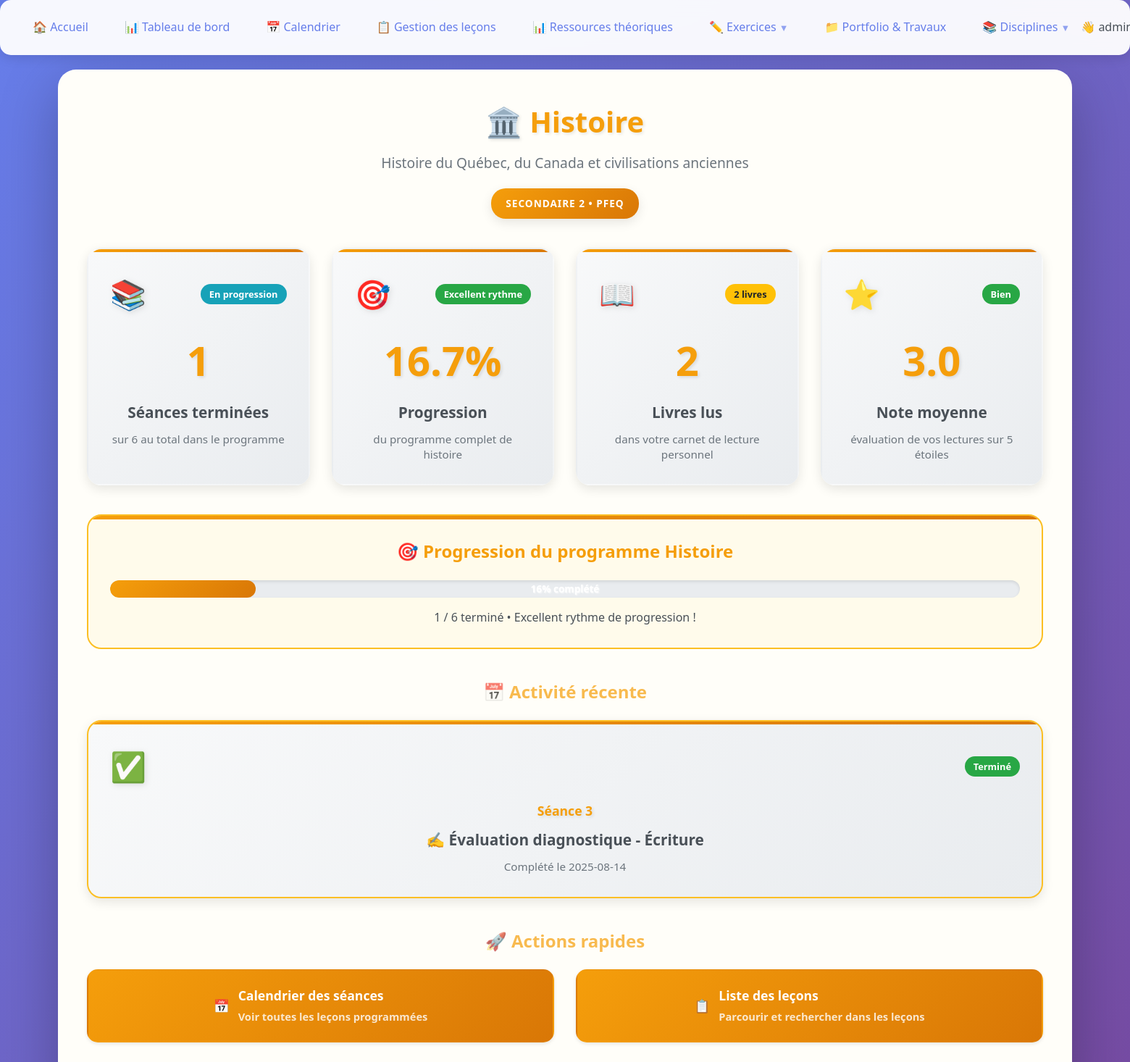
The page /dashboard/histoire (signed in) on the database as committed earlier.
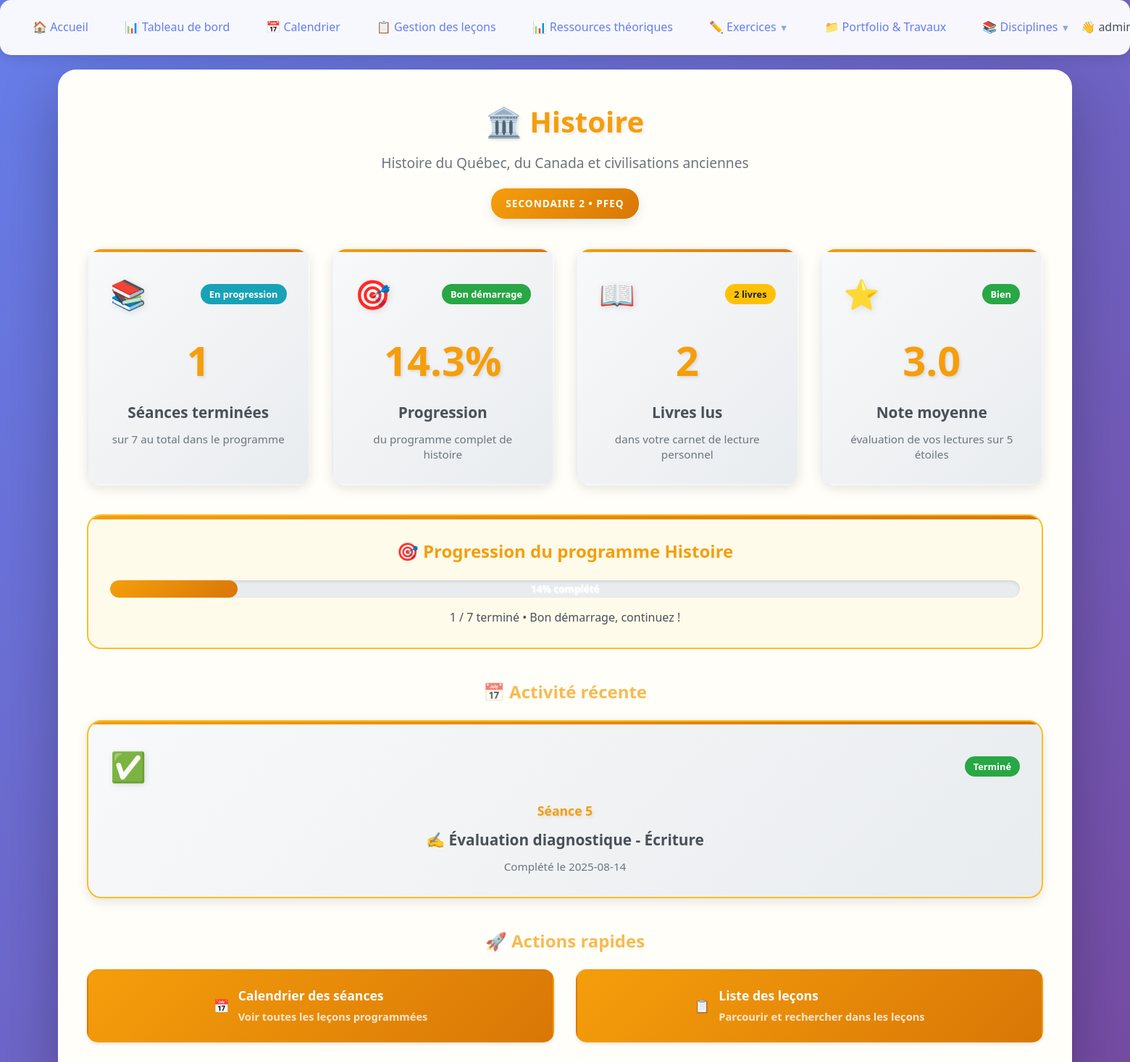
The same page on the database as committed later.
### tables this page shows
CREATE TABLE student_progress (
                id INTEGER PRIMARY KEY AUTOINCREMENT,
                user_id INTEGER,
                lesson_id INTEGER,
                completed BOOLEAN DEFAULT FALSE,
                notes TEXT,
                completion_date TIMESTAMP,
                FOREIGN KEY (user_id) REFERENCES users (id),
                FOREIGN KEY (lesson_id) REFERENCES lessons (id)
            );

CREATE TABLE lessons (
                id INTEGER PRIMARY KEY AUTOINCREMENT,
                lesson_number INTEGER NOT NULL,
                month TEXT NOT NULL,
                week_number INTEGER NOT NULL,
                day_number INTEGER NOT NULL,
                title TEXT NOT NULL,
                content TEXT,
                duration INTEGER DEFAULT 75,
                competences TEXT,
                materials TEXT,
                objectives TEXT,
                tags TEXT,
                created_at TIMESTAMP DEFAULT CURRENT_TIMESTAMP,
                updated_at TIMESTAMP DEFAULT CURRENT_TIMESTAMP
            , subject TEXT DEFAULT 'français', evaluation TEXT, homework TEXT, adaptations TEXT, notes TEXT);

### app.py (the view)
@app.route('/dashboard/<discipline>')
def discipline_dashboard(discipline):
    if 'user' not in session:
        return redirect(url_for('login'))
    valid_disciplines = ['mathematiques', 'francais', 'histoire', 'culture_citoyennete', 'geographie']
    if discipline not in valid_disciplines:
        flash("Discipline non reconnue", 'error')
        return redirect(url_for('discipline_selection'))
    conn = sqlite3.connect(DB_FILE)
    c = conn.cursor()
    user_id = session.get('user_id')
    completed_lessons = 0
    total_lessons = 0
    books_read = 0
    avg_rating = 0
    if user_id:
        if discipline == 'mathematiques':
            c.execute("""SELECT COUNT(*) FROM student_progress sp
                        JOIN lessons l ON sp.lesson_id = l.id
                        WHERE sp.user_id=? AND sp.completed=1 AND l.subject='mathématiques'""",
                     (user_id,))
            completed_lessons = c.fetchone()[0]
            c.execute("SELECT COUNT(*) FROM lessons WHERE subject='mathématiques'")
            total_lessons = c.fetchone()[0]
        else:
            c.execute("""SELECT COUNT(*) FROM student_progress sp
                        JOIN lessons l ON sp.lesson_id = l.id
                        WHERE sp.user_id=? AND sp.completed=1 AND (l.subject=? OR l.subject='français')""",
                     (user_id, discipline))
            completed_lessons = c.fetchone()[0]
            c.execute("SELECT COUNT(*) FROM lessons WHERE subject=? OR subject='français'", (discipline,))
            total_lessons = c.fetchone()[0]
        c.execute("SELECT COUNT(*) FROM reading_log WHERE user_id=?", (user_id,))
        books_read = c.fetchone()[0]
        c.execute("SELECT AVG(rating) FROM reading_log WHERE user_id=? AND rating IS NOT NULL", (user_id,))
        avg_rating_result = c.fetchone()[0]
        avg_rating = round(avg_rating_result, 1) if avg_rating_result else 0
    progress_percentage = round((completed_lessons / total_lessons * 100), 1) if total_lessons > 0 else 0
    recent_activity = []
    competencies = []
    if discipline == 'mathematiques':
        c.execute("""SELECT l.title, l.lesson_number, sp.completion_date
                    FROM student_progress sp
                    JOIN lessons l ON l.id = sp.lesson_id
                    WHERE sp.user_id = ? AND sp.completed = 1 AND l.subject = 'mathématiques'
                    ORDER BY sp.completion_date DESC LIMIT 5""", (user_id,))
        recent_activity = c.fetchall()
        competencies = [
            {'code': 'C1', 'title': 'Résoudre une situation-problème', 'progress': 45},
            {'code': 'C2', 'title': 'Raisonnement mathématique', 'progress': 60},
            {'code': 'C3', 'title': 'Communication mathématique', 'progress': 35}
        ]
    else:
        c.execute("""SELECT l.title, l.lesson_number, sp.completion_date
                    FROM student_progress sp
                    JOIN lessons l ON l.id = sp.lesson_id
                    WHERE sp.user_id = ? AND sp.completed = 1
                    ORDER BY sp.completion_date DESC LIMIT 5""", (user_id,))
        recent_activity = c.fetchall()
        if discipline == 'francais':
            competencies = [
                {'code': 'C1', 'title': 'Lire et apprécier des textes', 'progress': 70},
                {'code': 'C2', 'title': 'Écrire des textes variés', 'progress': 55},
                {'code': 'C3', 'title': 'Communiquer oralement', 'progress': 65}
            ]
    conn.close()
    discipline_config = {
        'mathematiques': {
            'title': 'Mathématiques',
            'icon': '🔢',
            'theme': 'math',
            'description': 'Algèbre, géométrie, statistiques et résolution de problèmes'
        },
        'francais': {
            'title': 'Français',
            'icon': '📖',
            'theme': 'francais',
            'description': 'Lecture, écriture, grammaire et littérature québécoise'
        },
        'histoire': {
            'title': 'Histoire',
            'icon': '🏛️',
            'theme': 'histoire',
            'description': 'Histoire du Québec, du Canada et civilisations anciennes'
        },
        'culture_citoyennete': {
            'title': 'Culture et citoyenneté',
            'icon': '🏳️',
            'theme': 'culture',
            'description': 'Éthique, culture québécoise et éducation à la citoyenneté'
        },
        'geographie': {
            'title': 'Géographie',
            'icon': '🌍',
            'theme': 'geographie',
            'description': 'Géographie du Québec, environnement et territoires'
        }
    }
    data = {
        'discipline': discipline,
        'discipline_config': discipline_config[discipline],
        'completed_lessons': completed_lessons,
        'total_lessons': total_lessons,
        'books_read': books_read,
        'avg_rating': avg_rating,
        'progress_percentage': progress_percentage,
        'recent_activity': recent_activity,
        'competencies': competencies,
        'available_disciplines': valid_disciplines
    }
    return render_template('discipline_dashboard.html', **data)

### templates/discipline_dashboard.html (shortened to what this page needs)
<!DOCTYPE html>
<html lang="fr">
<head>
    <link rel="stylesheet" href="{{ url_for('static', filename='css/base/variables.css') }}">
    <link rel="stylesheet" href="{{ url_for('static', filename='css/base/reset.css') }}">
    <link rel="stylesheet" href="{{ url_for('static', filename='css/components/navigation.css') }}">
    <link rel="stylesheet" href="{{ url_for('static', filename='css/components/buttons.css') }}">
    <link rel="stylesheet" href="{{ url_for('static', filename='css/components/dashboard.css') }}">
    <link rel="stylesheet" href="{{ url_for('static', filename='css/components/progress.css') }}">
    <link rel="stylesheet" href="{{ url_for('static', filename='css/components/discipline-dashboard.css') }}">
</head>
<body>
    {% include 'components/navigation.html' %}
    {% from 'components/discipline_dashboard_base.html' import discipline_stat_card, discipline_progress_section, discipline_competency_card, discipline_action_button %}
    <div class="discipline-dashboard discipline-theme-{{ discipline_config.theme }} discipline-fade-in">
        <div class="discipline-header">
            <h1>{{ discipline_config.icon }} {{ discipline_config.title }}</h1>
            <p>{{ discipline_config.description }}</p>
            <div class="discipline-badge" style="background: var(--discipline-gradient);">
                Secondaire 2 • PFEQ
            </div>
        </div>
        <div class="stats-grid">
            {{ discipline_stat_card(
                icon="📚",
                value=completed_lessons,
                label="Séances terminées",
                description="sur " + total_lessons|string + " au total dans le programme",
                trend_text=("+5 cette semaine" if completed_lessons >= 5 else "En progression"),
                trend_type="info"
            ) }}
            {{ discipline_stat_card(
                icon="🎯",
                value=progress_percentage|string + "%",
                label="Progression",
                description="du programme complet de " + discipline_config.title.lower(),
                trend_text=("Excellent rythme" if progress_percentage >= 15 else "Bon démarrage"),
                trend_type=""
            ) }}
            {% if discipline == 'francais' or books_read > 0 %}
            {{ discipline_stat_card(
                icon="📖",
                value=books_read,
                label="Livres lus",
                description="dans votre carnet de lecture personnel",
                trend_text=(books_read|string + " livres" if books_read > 0 else "Commencez votre carnet"),
                trend_type="warning"
            ) }}
            {% endif %}
            {% if avg_rating > 0 %}
            {{ discipline_stat_card(
                icon="⭐",
                value=(avg_rating if avg_rating > 0 else "--"),
                label="Note moyenne",
                description="évaluation de vos lectures sur 5 étoiles",
                trend_text=("Excellent" if avg_rating >= 4 else "Bien" if avg_rating >= 3 else "Débutant"),
                trend_type=""
            ) }}
            {% endif %}
        </div>
        {{ discipline_progress_section(
            title="🎯 Progression du programme " + discipline_config.title,
            current=completed_lessons,
            total=total_lessons,
            description=("Excellent rythme de progression !" if progress_percentage >= 15 else
                        "Bon démarrage, continuez !" if progress_percentage >= 5 else
                        "C'est parti pour l'aventure !")
        ) }}
        {% if recent_activity %}
        <div style="margin-top: var(--space-2xl);">
            <h2 style="font-size: var(--font-size-2xl); font-weight: var(--font-weight-bold); color: var(--discipline-primary, var(--primary-color)); margin-bottom: var(--space-lg); text-align: center;">
                📅 Activité récente
            </h2>
            <div class="stats-grid">
                {% for activity in recent_activity[:3] %}
                <div class="discipline-stat-card discipline-scale-in" style="border-color: var(--discipline-accent);">
                    <div class="stat-header">
                        <div class="stat-icon">✅</div>
                        <div class="stat-trend">Terminé</div>
                    </div>
                    <div class="stat-value" style="font-size: var(--font-size-lg); color: var(--discipline-primary);">
                        Séance {{ activity[1] }}
                    </div>
                    <div class="stat-label">{{ activity[0][:50] }}{% if activity[0]|length > 50 %}...{% endif %}</div>
                    <div class="stat-description">
                        Complété le {{ activity[2].split()[0] if activity[2] else 'récemment' }}
                    </div>
                </div>
                {% endfor %}
            </div>
        </div>
        {% endif %}
        <div style="margin-top: var(--space-2xl);">
            <h2 style="font-size: var(--font-size-2xl); font-weight: var(--font-weight-bold); color: var(--discipline-primary, var(--primary-color)); margin-bottom: var(--space-lg); text-align: center;">
                🚀 Actions rapides
            </h2>
            <div class="stats-grid">
                {% if discipline == 'mathematiques' %}
                {{ discipline_action_button(
                    url=url_for('math_schedule_overview'),
                    icon="📊",
                    title="Aperçu du programme",
                    description="Vue d'ensemble du curriculum mathématique"
                ) }}
                {{ discipline_action_button(
                    url=url_for('math_units'),
                    icon="📚",
                    title="Unités thématiques",
                    description="Explorer les 5 domaines mathématiques"
                ) }}
                {{ discipline_action_button(
                    url=url_for('progress_dashboard'),
                    icon="📈",
                    title="Progrès détaillé",
                    description="Suivi avancé de votre progression"
                ) }}
                {% else %}
                {{ discipline_action_button(
                    url=url_for('calendar'),
                    icon="📅",
                    title="Calendrier des séances",
                    description="Voir toutes les leçons programmées"
                ) }}
                {{ discipline_action_button(
                    url=url_for('lessons_list'),
                    icon="📋",
                    title="Liste des leçons",
                    description="Parcourir et rechercher dans les leçons"
                ) }}
                {% endif %}
            </div>
        </div>
    </div>
</body>
</html>

### templates/components/navigation.html (shortened to what this page needs)
{% if session.user %}
<nav class="nav-bar">
    <div class="nav-links">
        <a href="{{ url_for('index') }}" class="nav-link {% if request.endpoint == 'index' %}active{% endif %}">
            🏠 Accueil
        </a>
        <a href="{{ url_for('dashboard') }}" class="nav-link {% if request.endpoint == 'dashboard' %}active{% endif %}">
            📊 Tableau de bord
        </a>
        <a href="{{ url_for('calendar') }}" class="nav-link {% if request.endpoint == 'calendar' %}active{% endif %}">
            📅 Calendrier
        </a>
        <a href="{{ url_for('lessons_list') }}" class="nav-link {% if request.endpoint == 'lessons_list' %}active{% endif %}">
            📋 Gestion des leçons
        </a>
        <a href="{{ url_for('theory') }}" class="nav-link {% if request.endpoint == 'theory' %}active{% endif %}">
            📊 Ressources théoriques
        </a>
        <div class="nav-dropdown">
            <a href="#" class="nav-link dropdown-toggle {% if 'exercise' in request.endpoint or 'grammar_gender' in request.endpoint %}active{% endif %}">
                ✏️ Exercices
            </a>
        </div>
        <a href="{{ url_for('portfolio') }}" class="nav-link {% if request.endpoint == 'portfolio' %}active{% endif %}">
            📁 Portfolio & Travaux
        </a>
        <div class="nav-dropdown">
            <a href="#" class="nav-link dropdown-toggle">
                📚 Disciplines{% if session.discipline %} • {{ session.discipline.replace('_', ' ').title() }}{% endif %}
            </a>
        </div>
    </div>
    <div class="nav-user">
        <span class="user-greeting">👋 {{ session.user or name or 'Utilisateur' }}</span>
    </div>
</nav>
{% endif %}

### templates/components/discipline_dashboard_base.html (shortened to what this page needs)
{% macro discipline_stat_card(icon, value, label, description, trend_text="", trend_type="") %}
<div class="discipline-stat-card discipline-slide-up">
    <div class="stat-header">
        <div class="stat-icon">{{ icon }}</div>
        {% if trend_text %}
        <div class="stat-trend {{ trend_type }}">{{ trend_text }}</div>
        {% endif %}
    </div>
    <div class="stat-value">{{ value }}</div>
    <div class="stat-label">{{ label }}</div>
    <div class="stat-description">{{ description }}</div>
</div>
{% endmacro %}
{% macro discipline_progress_section(title, current, total, description="") %}
{% set percentage = (current * 100 // total) if total > 0 else 0 %}
<div class="discipline-progress-section discipline-fade-in">
    <div class="discipline-progress-title">{{ title }}</div>
    <div class="progress-bar-container">
        <div class="discipline-progress-bar" style="width: 0%" data-target="{{ percentage }}"></div>
        <div class="progress-text-overlay">{{ percentage }}% complété</div>
    </div>
    <p class="progress-text">
        {{ current }} / {{ total }} terminé{% if description %} • {{ description }}{% endif %}
    </p>
</div>
{% endmacro %}
{% macro discipline_action_button(url, icon, title, description="") %}
<a href="{{ url }}" class="discipline-action-btn">
    <span>{{ icon }}</span>
    <div>
        <div>{{ title }}</div>
        {% if description %}
        <small style="opacity: 0.8;">{{ description }}</small>
        {% endif %}
    </div>
</a>
{% endmacro %}

Rows that differ between the two databases and show on the page:
changed through a linked row, student_progress "✍️ Évaluation diagnostique - Écriture": lesson_number "3" → "5"
Other text that changed with them:
{{ trend_text }}: "En progression Excellent rythme 2 livres Bien" → "En progression Bon démarrage 2 livres Bien"
{{ value }}: "1 16.7% 2 3.0" → "1 14.3% 2 3.0"
{{ description }}: "sur 6 au total dans le programme du programme complet de histoire dans votre carnet de lecture personnel évaluation de vos lectures sur 5 étoiles" → "sur 7 au total dans le programme du programme complet de histoire dans votre carnet de lecture personnel évaluation de vos lectures sur 5 étoiles"
{{ percentage }}: "16" → "14"
{{ total }}: "6" → "7"
{{ description }}: "Excellent rythme de progression !" → "Bon démarrage, continuez !"
